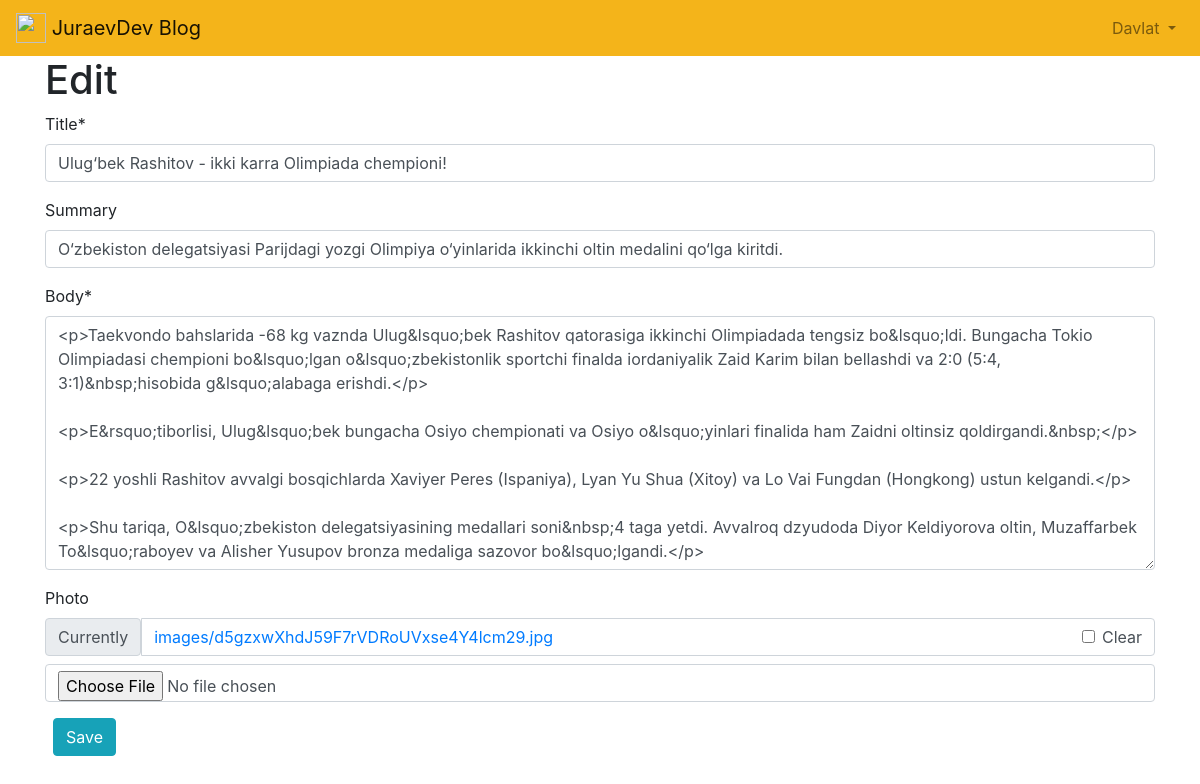
The app's page /articles/5/edit/ (signed in) with its own data.
### accounts/models.py (models this page shows)
class CustomUser(AbstractUser):
    age = models.PositiveIntegerField(null=True, blank=True)

### articles/models.py (models this page shows, shortened)
class Article(models.Model):
    title = models.CharField(max_length=255)
    summary = models.CharField(max_length=400, blank=True)
    body = RichTextField()
    photo = models.ImageField(upload_to='images/', blank=True)
    date = models.DateTimeField(auto_now_add=True)
    author = models.ForeignKey(
        get_user_model(),
        on_delete=models.CASCADE,
    )

### articles/views.py (the view)
# urls.py: path('<int:pk>/edit/', ArticleUpdateView.as_view(), name='article_edit'),
class ArticleUpdateView(LoginRequiredMixin, UserPassesTestMixin, UpdateView):
    model = Article
    template_name = 'article_edit.html'
    fields = ('title', 'summary', 'body', 'photo')
    def test_func(self):
        obj = self.get_object()
        return obj.author==self.request.user

### templates/article_edit.html (shortened to what this page needs)
{% extends 'base.html' %}
{% load crispy_forms_tags %}
{% block content %}
<h1>Edit</h1>
<form method="post" enctype="multipart/form-data">{% csrf_token %}
    {{ form|crispy }}
    <button class="btn btn-info ml-2" type="submit">Save</button>
</form>
{% endblock content %}

### templates/base.html (shortened to what this page needs)
<!DOCTYPE html>
<html lang="en">
<head>
    <link rel="stylesheet" href="https://cdn.jsdelivr.net/npm/bootstrap@4.5.3/dist/css/bootstrap.min.css">
</head>
<body>
    <nav class="navbar navbar-expand-lg navbar-light" style="background-color: #f4b41a;">
        <a class="navbar-brand" href="{% url 'home' %}">
        <img src="#" alt="" width="30" height="30" class="d-inline-block align-top">
        JuraevDev Blog
        </a>
        <div class="collapse navbar-collapse" id="navbarSupportedContent">
            {% if user.is_authenticated %}
          <ul class="navbar-nav ml-auto">
            <li class="nav-item">
              <a class="nav-link dropdown-toggle" href="#"
              id="navbarDropdown" role="button" data-toggle="dropdown"
              aria-haspopup="true" aria-expanded="false">
                {{ user.username | title }}
              </a>
            </li>
          </ul>
          {% else %}
          <form class="form-inline ml-auto">
            <a href="{% url 'login' %}" class="btn btn-outline-light">Log in</a>
            <a href="{% url 'signup' %}" class="btn btn-primary ml-2">Sign up</a>
          </form>
          {% endif %}
        </div>
      </nav>
    <main>
        <div class="container">
        {% block content %}
        {% endblock content %}
        </div>
    </main>
</body>
</html>

### records on screen
CustomUser: username "Davlat"
Article: title "Ulug‘bek Rashitov - ikki karra Olimpiada chempioni!", summary "O‘zbekiston delegatsiyasi Parijdagi yozgi Olimpiya o‘yinlarida ikkinchi oltin medalini qo‘lga kiritdi.", body "<p>Taekvondo bahslarida -68 kg vaznda Ulug&lsquo;bek Rashitov qatorasiga ikkinchi Olimpiadada tengsiz bo&lsquo;ldi. Bungacha Tokio Olimpiadasi chempioni bo&lsquo;lgan o&lsquo;zbekistonlik sportchi finalda iordaniyalik Zaid Karim bilan bellashdi va 2:0 (5:4, 3:1)&nbsp;hisobida g&lsquo;alabaga erishdi.</p> <p>E&rsquo;tiborlisi, Ulug&lsquo;bek bungacha Osiyo chempionati va Osiyo o&lsquo;yinlari finalida ham Zaidni oltinsiz qoldirgandi.&nbsp;</p> <p>22 yoshli Rashitov avvalgi bosqichlarda Xaviyer Peres (Ispaniya), Lyan Yu Shua (Xitoy) va Lo Vai Fungdan (Hongkong) ustun kelgandi.</p> <p>Shu tariqa, O&lsquo;zbekiston delegatsiyasining medallari soni&nbsp;4 taga yetdi. Avvalroq dzyudoda Diyor…"
